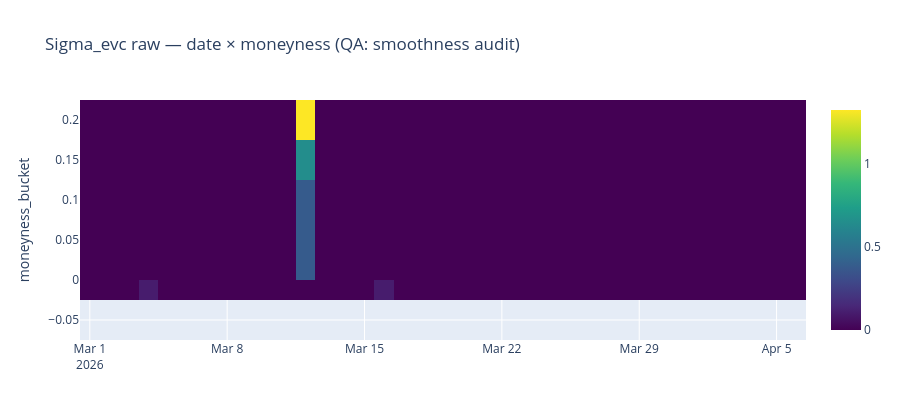

The notebook cell saved with this chart:
### Markdown cell above
**QA purpose**: raw EVC heatmap (date × moneyness) — kept for QA only. Looking for color discontinuities or missing columns.

### Code cell
piv = vs.pivot(values="sigma_evc_raw", index="moneyness_bucket", on="date").fill_null(0)
z = piv.drop("moneyness_bucket").to_numpy()
fig = go.Figure(go.Heatmap(z=z, x=[c for c in piv.columns if c != "moneyness_bucket"], y=piv["moneyness_bucket"].to_list(), colorscale="Viridis"))
fig.update_layout(height=420, title_text="Sigma_evc raw — date × moneyness (QA: smoothness audit)", yaxis_title="moneyness_bucket")
fig.show()

### Figure 1 — Plotly figure (JSON) as saved in the notebook; plotly's stock layout.template omitted (floating-point values rounded to 4 significant figures; data arrays with more than 128 entries replaced by an {"elided": "..."} marker saying what was removed)
{"data": [{"colorscale": [[0, "#440154"], [0.1111, "#482878"], [0.2222, "#3e4989"], [0.3333, "#31688e"], [0.4444, "#26828e"], [0.5556, "#1f9e89"], [0.6667, "#35b779"], [0.7778, "#6ece58"], [0.8889, "#b5de2b"], [1, "#fde725"]], "type": "heatmap", "x": ["2026-03-01", "2026-03-02", "2026-03-03", "2026-03-04", "2026-03-05", "2026-03-06", "2026-03-07", "2026-03-08", "2026-03-09", "2026-03-10", "2026-03-11", "2026-03-12", "2026-03-13", "2026-03-14", "2026-03-15", "2026-03-16", "2026-03-17", "2026-03-18", "2026-03-19", "2026-03-20", "2026-03-21", "2026-03-22", "2026-03-23", "2026-03-24", "2026-03-25", "2026-03-26", "2026-03-27", "2026-03-28", "2026-03-29", "2026-03-30", "2026-03-31", "2026-04-01", "2026-04-02", "2026-04-03", "2026-04-04", "2026-04-05", "2026-04-06"], "y": [0, 0.05, -0.05, -0.1, 0.1, 0.15, 0.2], "z": {"elided": "7x37 float values"}}], "layout": {"height": 420, "title": {"text": "Sigma_evc raw — date × moneyness (QA: smoothness audit)"}, "yaxis": {"title": {"text": "moneyness_bucket"}}}}
